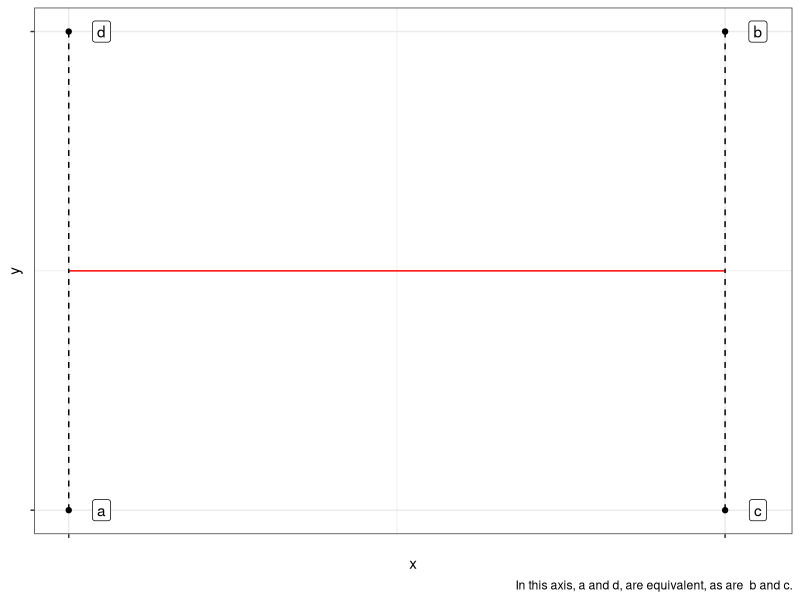
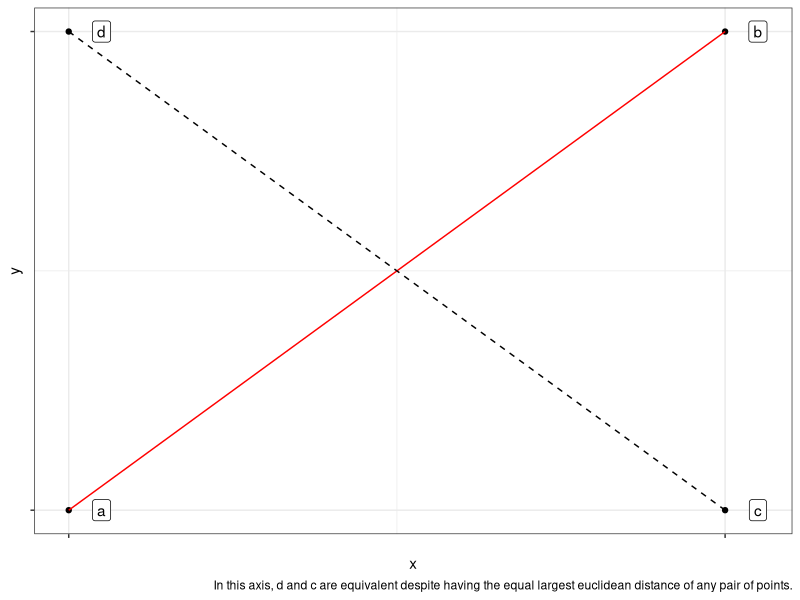
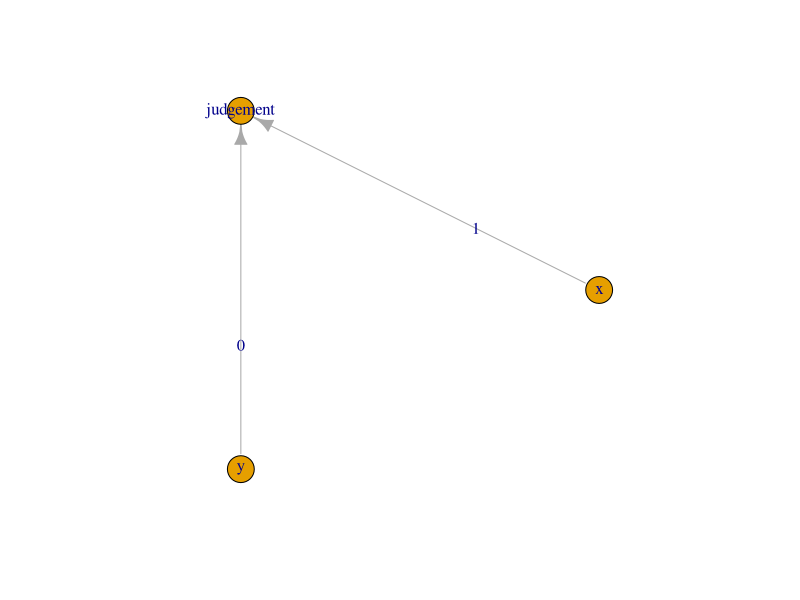
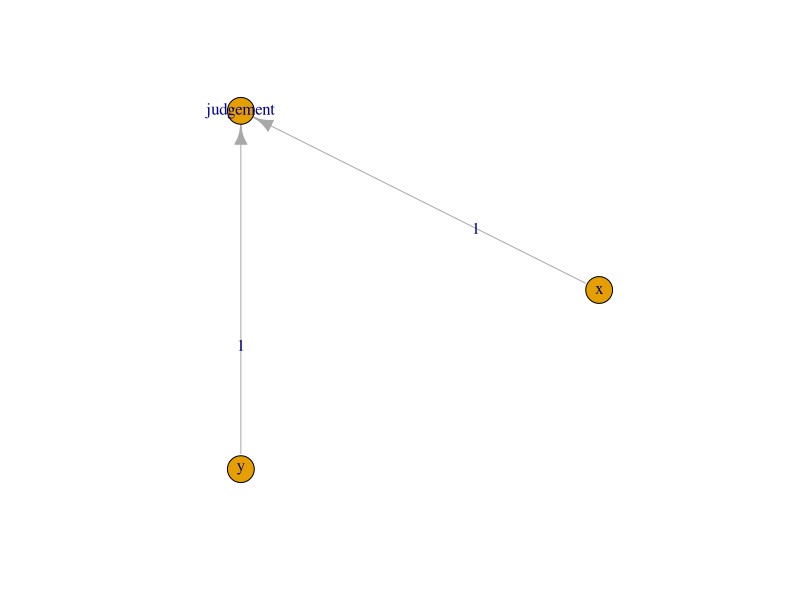

Generate these figures, in order, with R:
## ---- chunk 1
knitr::opts_chunk$set(echo = TRUE)
## ---- chunk 2
library(tidyverse)

df <-  tibble(obs = letters[1:4], 
              x = c(1,2,2,1), 
              y = rep(1:2, 2), 
              flat = rep(1.5, 4),
              pos = c(1, 2, 2, 1), 
              posx = c(1,2,1.5, 1.5),
              posy = posx)

p <-  ggplot(df, aes(x,y)) + 
  geom_point() + 
  geom_label(aes(label = obs), nudge_x = .05) +
  theme_bw() + 
  scale_x_continuous(breaks = 1:2, labels = c("", "")) +
  scale_y_continuous(breaks = 1:2, labels = c("", ""))

p + geom_line(aes(y = flat), colour = "red") + 
  geom_linerange(aes(ymin = y, ymax = flat), linetype = "dashed") + labs(caption = "In this axis, a and d, are equivalent, as are  b and c.")

p + geom_line(aes(y = pos), colour = "red") + 
  geom_segment(aes(y = y, yend = posy, x=x, xend = posx), linetype = "dashed") + labs(caption = "In this axis, d and c are equivalent despite having the equal largest euclidean distance of any pair of points.")
## ---- chunk 3
library(igraph)

g1 <- graph.formula("x" -+ "judgement",
                    "y" -+ "judgement",
                      simplify = TRUE)
E(g1)$label <- c(1, 0) 
g1$layout <- layout_in_circle(g1)

plot(g1, size = 90)

g2 <- graph.formula("x" -+ "judgement",
                    "y" -+ "judgement",
                      simplify = TRUE)
E(g2)$label <- c(1, 1) 
g2$layout <- layout_in_circle(g2)
plot(g2, size = 90)


